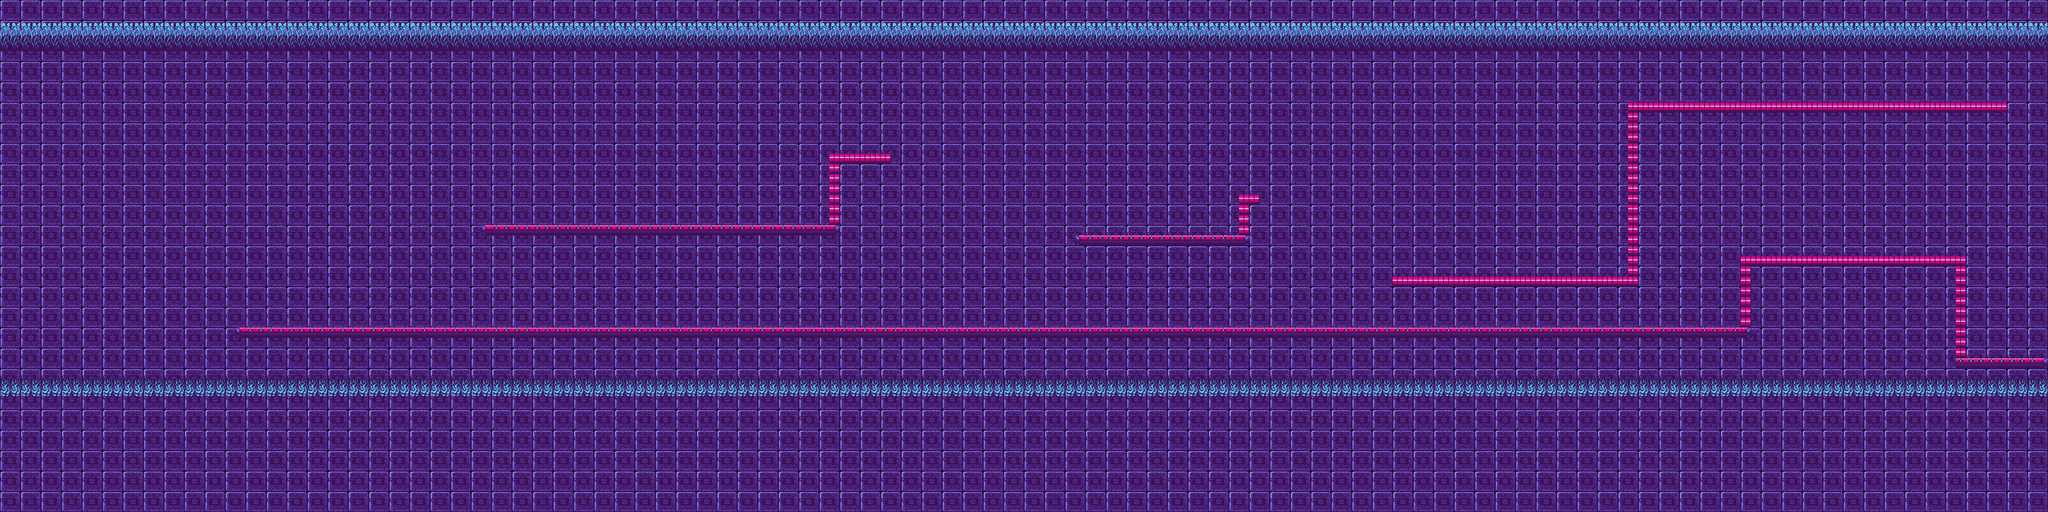

Rendered tile map (Tiled .tmx) drawn with the repository's tilesets; below, a short description and the map source with its tile grids summarised:
An orthogonal 200x50 tile map with 16x16 px tiles, 2 tile layers (Tile Layer 1, ground), 2 tilesets and 9 objects.

<map version="1.2" tiledversion="1.2.3" orientation="orthogonal" renderorder="right-down" width="200" height="50" tilewidth="16" tileheight="16" infinite="0" nextlayerid="5" nextobjectid="16">
 <tileset firstgid="1" source="tilesets.tsx" />
 <tileset firstgid="289" source="tilesets.tsx" />
 <layer id="1" name="Tile Layer 1" width="200" height="50">
  <data>[10000 cells, 10000 non-empty, 4 distinct tile ids]</data>
 </layer>
 <layer id="4" name="ground" width="200" height="50">
  <data>[10000 cells, 1340 non-empty, 9 distinct tile ids]</data>
 </layer>
 <objectgroup id="2" name="Bounds">
  <object id="1" x="0" y="592">
   <polyline points="0,-384 0,0 3200,0 3200,-512 0,-512 0,-320" />
  </object>
 </objectgroup>
 <objectgroup id="3" name="Ground">
  <object id="2" x="368" y="512">
   <polyline points="0,0 2352,0 2352,-112 2704,-112 2704,48 2832,48" />
  </object>
  <object id="3" x="752" y="352">
   <polyline points="0,0 544,0 544,-112 640,-112" />
  </object>
  <object id="4" x="1680" y="368">
   <polyline points="0,0 256,0 256,-64 288,-64" />
  </object>
  <object id="5" x="2176" y="432">
   <polyline points="0,0 368,0 368,-272 960,-272" />
  </object>
  <object id="6" x="752" y="352">
   <polyline points="0,0 0,16 560,16 560,-96 592,-96" />
  </object>
  <object id="7" x="1392" y="240">
   <polyline points="0,0 0,16 -64,16" />
  </object>
  <object id="14" x="3120" y="160">
   <polyline points="0,0 16,0 16,16 -560,16 -560,288 -944,288 -944,272 -832,272" />
  </object>
  <object id="15" x="3200" y="576">
   <polyline points="0,0 -144,0 -144,-160 -464,-160 -464,-48 -2832,-48 -2832,-64 -2784,-64" />
  </object>
 </objectgroup>
</map>
